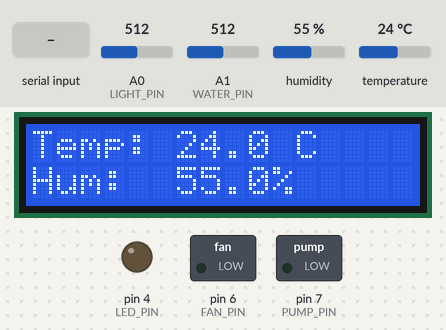
Recording of a sketch running on a simulated Arduino Nano, built with avr-gcc and run on an emulated ATmega328P. Parts: 16×2 character LCD, switched loads named in the sketch (green lamp = pin HIGH), output pins drawn as LEDs (lit = HIGH). Inputs (shaded band) come from the test bench; at power-on: A0 (LIGHT_PIN) = 512, A1 (WATER_PIN) = 512, humidity 55 %, temperature 24 °C.

Above: at 2.7 s.
2.8 s: "LED_ON\n" received over the second serial link
At 4.5 s:
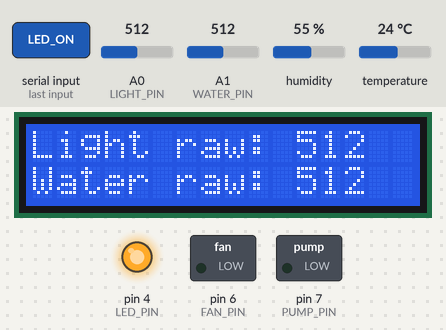
11.6 s: "FAN_ON\n" received over the second serial link
At 12.9 s:
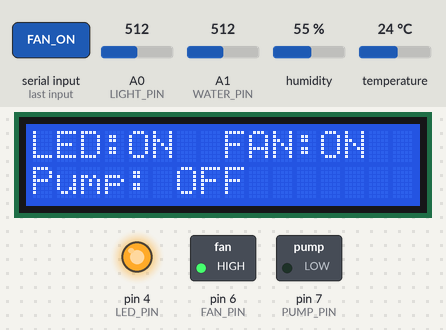
19.6 s: "LED_OFF\n" received over the second serial link
At 25.6 s:
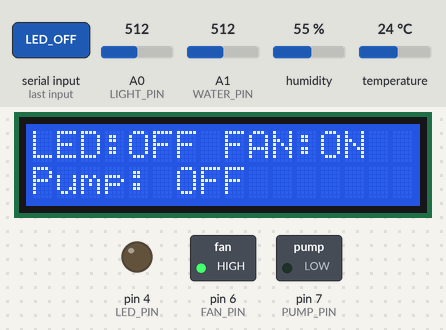
27.6 s: "PUMP_ON\n" received over the second serial link
At 31.0 s:
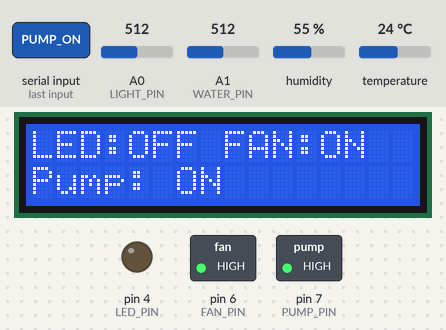
35.6 s: "FAN_OFF\n" received over the second serial link
At 37.1 s:
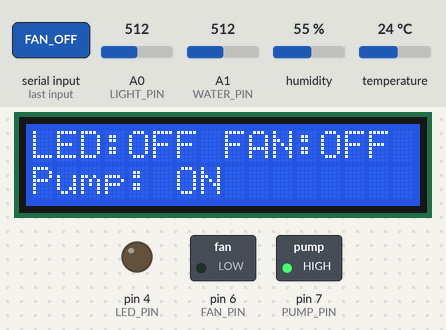
43.6 s: "PUMP_OFF\n" received over the second serial link
At 48.7 s:
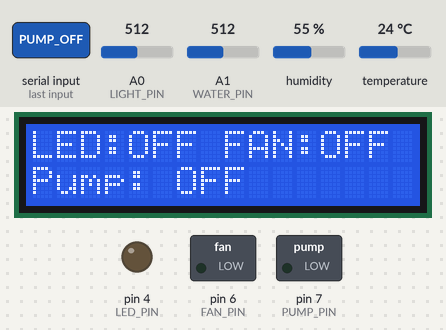
Timing chart, 0 to 50.2 s (numbered marks = the images above; inputs shaded):
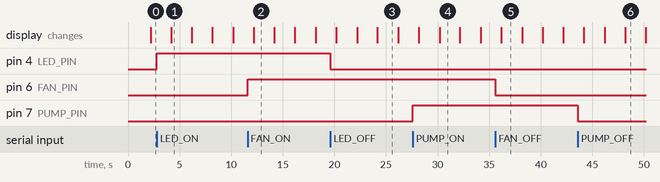

The sketch:

nano-controller.ino
```cpp
/*
  JINIE EduTech AI Smart Farm - final Arduino Nano classroom controller

  Lesson: read four sensors, show values, accept six HC-06 Bluetooth commands.
  Hardware Serial on D0/D1 is NEVER started: the custom PCB shares the
  programming UART. HC-06 uses SoftwareSerial on D8/D9 instead.
  Install ESP32-CAM first, then this Nano program. See firmware/README.md.

  Phone -> Nano: LED_ON, LED_OFF, FAN_ON, FAN_OFF, PUMP_ON, PUMP_OFF
  Nano -> phone: temperatureC,humidityPercent,lightRaw,waterRaw;
  A0/A1 are raw ADC counts (0..1023), NOT lux or moisture percentages.
  DHT failure: -99.0 C / -1.0 %, LCD shows ERR instead of an old reading.

  Outputs start OFF. Commands stay active until OFF or reset/power removal.
  This is supervised manual control: no automatic watering, low-water cutoff
  or Bluetooth-disconnect cutoff. Keep a running pump submerged.
  Verify pin mapping and output polarity on the actual PCB before using loads.
*/
#include <Arduino.h>
#include <SoftwareSerial.h>
#include <Wire.h>
#include <LiquidCrystal_I2C.h>
#include <DHT.h>
#include <string.h>

// Change these only after checking the PCB wiring and measuring its outputs.
constexpr uint8_t LED_PIN = 4;
constexpr uint8_t DHT_PIN = 5;
constexpr uint8_t FAN_PIN = 6;
constexpr uint8_t PUMP_PIN = 7;
constexpr uint8_t BT_RX_PIN = 8;   // HC-06 TX -> Nano RX.
constexpr uint8_t BT_TX_PIN = 9;   // Nano TX -> HC-06 RX; check level shifting.
constexpr uint8_t LIGHT_PIN = A0;
constexpr uint8_t WATER_PIN = A1;
constexpr uint8_t LCD_ADDRESS = 0x27;  // 0x3F only if an I2C scan confirms it.
constexpr uint8_t DHT_TYPE = DHT11;    // Match the sensor fitted to the PCB.
constexpr bool LED_ACTIVE_HIGH = true;
constexpr bool FAN_ACTIVE_HIGH = true;
constexpr bool PUMP_ACTIVE_HIGH = true;
constexpr unsigned long SENSOR_INTERVAL_MS = 2000;  // DHT library minimum.
constexpr unsigned long COMMAND_GAP_MS = 500;       // Abandoned command timeout.

SoftwareSerial bluetooth(BT_RX_PIN, BT_TX_PIN);
DHT dht(DHT_PIN, DHT_TYPE);
LiquidCrystal_I2C lcd(LCD_ADDRESS, 16, 2);
bool ledOn = false;
bool fanOn = false;
bool pumpOn = false;
float temperatureC = NAN;
float humidityPercent = NAN;
int lightRaw = 0;
int waterRaw = 0;
unsigned long lastSampleAt = 0;
uint8_t lcdPage = 0;

// ponytail: fixed storage avoids heap fragmentation in the Nano's 2 KB RAM.
char commandBuffer[16] = {};
uint8_t commandLength = 0;
bool discardCommand = false;
unsigned long lastCommandByteAt = 0;

void writeOutput(uint8_t pin, bool on, bool activeHigh) {
  digitalWrite(pin, on == activeHigh ? HIGH : LOW);
}

bool executeCommand(const char* command) {
  // Only these six commands are part of the classroom app's protocol.
  if (strcmp(command, "LED_ON") == 0) ledOn = true;
  else if (strcmp(command, "LED_OFF") == 0) ledOn = false;
  else if (strcmp(command, "FAN_ON") == 0) fanOn = true;
  else if (strcmp(command, "FAN_OFF") == 0) fanOn = false;
  else if (strcmp(command, "PUMP_ON") == 0) pumpOn = true;
  else if (strcmp(command, "PUMP_OFF") == 0) pumpOn = false;
  else return false;  // Unknown text never changes an output.

  writeOutput(LED_PIN, ledOn, LED_ACTIVE_HIGH);
  writeOutput(FAN_PIN, fanOn, FAN_ACTIVE_HIGH);
  writeOutput(PUMP_PIN, pumpOn, PUMP_ACTIVE_HIGH);
  return true;
}

void readBluetooth() {
  unsigned long now = millis();
  // Unsigned subtraction works even when millis() wraps after about 50 days.
  if (now - lastCommandByteAt >= COMMAND_GAP_MS) {
    commandLength = 0;
    discardCommand = false;
  }
  // Bound each pass so continuous bad input cannot starve sensors/LCD updates.
  for (uint8_t count = 0; count < 64 && bluetooth.available(); ++count) {
    char ch = static_cast<char>(bluetooth.read());
    lastCommandByteAt = millis();
    if (ch == ';' || ch == '\r' || ch == '\n') {
      commandLength = 0;
      discardCommand = false;
      continue;
    }
    if (discardCommand) continue;
    if (ch == ' ' && commandLength == 0) continue;
    if (ch >= 'a' && ch <= 'z') ch -= 'a' - 'A';
    if ((ch < 'A' || ch > 'Z') && ch != '_') {
      discardCommand = true;
      continue;
    }
    if (commandLength >= sizeof(commandBuffer) - 1) {
      // Discard the whole oversized message, including any valid-looking tail.
      discardCommand = true;
      continue;
    }
    commandBuffer[commandLength++] = ch;
    commandBuffer[commandLength] = '\0';
    // Existing app sends no delimiter: execute a complete known token at once.
    // New senders should add ';'. A valid token followed by junk still executes;
    // strict whole-frame validation needs a corresponding app protocol change.
    if (executeCommand(commandBuffer)) commandLength = 0;
  }
}

int averageAnalogRead(uint8_t pin) {
  analogRead(pin);  // Discard first conversion after switching ADC channels.
  long total = 0;
  for (uint8_t i = 0; i < 8; ++i) total += analogRead(pin);
  return static_cast<int>(total / 8);
}

void sendSensorPacket() {
  // Preserve the app's four-value, semicolon-framed packet with numeric fields.
  bluetooth.print(isnan(temperatureC) ? -99.0f : temperatureC, 1);
  bluetooth.print(',');
  bluetooth.print(isnan(humidityPercent) ? -1.0f : humidityPercent, 1);
  bluetooth.print(',');
  bluetooth.print(lightRaw);
  bluetooth.print(',');
  bluetooth.print(waterRaw);
  bluetooth.print(';');
}

void updateLcd() {
  // Overwrite both complete rows to remove old digits without clear() flicker.
  for (uint8_t row = 0; row < 2; ++row) {
    lcd.setCursor(0, row);
    lcd.print(F("                "));
  }
  lcd.setCursor(0, 0);
  if (lcdPage == 0) {
    lcd.print(F("Temp: "));
    if (isnan(temperatureC)) lcd.print(F("ERR"));
    else { lcd.print(temperatureC, 1); lcd.print(F(" C")); }
    lcd.setCursor(0, 1);
    lcd.print(F("Hum:  "));
    if (isnan(humidityPercent)) lcd.print(F("ERR"));
    else { lcd.print(humidityPercent, 1); lcd.print('%'); }
  } else if (lcdPage == 1) {
    lcd.print(F("Light raw: ")); lcd.print(lightRaw);
    lcd.setCursor(0, 1);
    lcd.print(F("Water raw: ")); lcd.print(waterRaw);
  } else {
    lcd.print(F("LED:")); lcd.print(ledOn ? F("ON ") : F("OFF"));
    lcd.print(F(" FAN:")); lcd.print(fanOn ? F("ON") : F("OFF"));
    lcd.setCursor(0, 1);
    lcd.print(F("Pump: ")); lcd.print(pumpOn ? F("ON") : F("OFF"));
  }
  lcdPage = (lcdPage + 1) % 3;
}

void setup() {
  // Preload OFF before OUTPUT mode to reduce startup pulses.
  writeOutput(LED_PIN, false, LED_ACTIVE_HIGH);
  writeOutput(FAN_PIN, false, FAN_ACTIVE_HIGH);
  writeOutput(PUMP_PIN, false, PUMP_ACTIVE_HIGH);
  pinMode(LED_PIN, OUTPUT);
  pinMode(FAN_PIN, OUTPUT);
  pinMode(PUMP_PIN, OUTPUT);
  Wire.begin();
  Wire.setWireTimeout(25000, true);  // A stuck I2C bus must not freeze commands.
  lcd.init();
  lcd.backlight();
  lcd.setCursor(0, 0); lcd.print(F("AI Smart Farm"));
  lcd.setCursor(0, 1); lcd.print(F("Manual control"));
  dht.begin();
  bluetooth.begin(9600);
  lastSampleAt = millis();  // Let the DHT settle before its first measurement.
}

void loop() {
  readBluetooth();
  unsigned long now = millis();
  if (now - lastSampleAt < SENSOR_INTERVAL_MS) return;
  lastSampleAt = now;
  humidityPercent = dht.readHumidity();
  temperatureC = dht.readTemperature();
  lightRaw = averageAnalogRead(LIGHT_PIN);
  waterRaw = averageAnalogRead(WATER_PIN);
  readBluetooth();  // Service commands between sensor work and transmission.
  sendSensorPacket();
  updateLcd();
}
```

Measured:
- after the input at 2.8 s, pin 4 (LED_PIN): LOW → HIGH at once
- after the input at 11.6 s, pin 6 (FAN_PIN): LOW → HIGH at once; the display: changes after 0.57 s (image 2)
- after the input at 19.6 s, pin 4 (LED_PIN): HIGH → LOW at once; the display: first differs from a run without the input after 4.6 s (image 3)
- after the input at 27.6 s, pin 7 (PUMP_PIN): LOW → HIGH at once; the display: first differs from a run without the input after 2.6 s (image 4)
- after the input at 35.6 s, pin 6 (FAN_PIN): HIGH → LOW at once; the display: changes after 0.57 s (image 5)
- after the input at 43.6 s, pin 7 (PUMP_PIN): HIGH → LOW at once; the display: first differs from a run without the input after 4.6 s (image 6)
- what the display in image 1 shows lasts 2.0 s, from 4.2 s to 6.2 s
